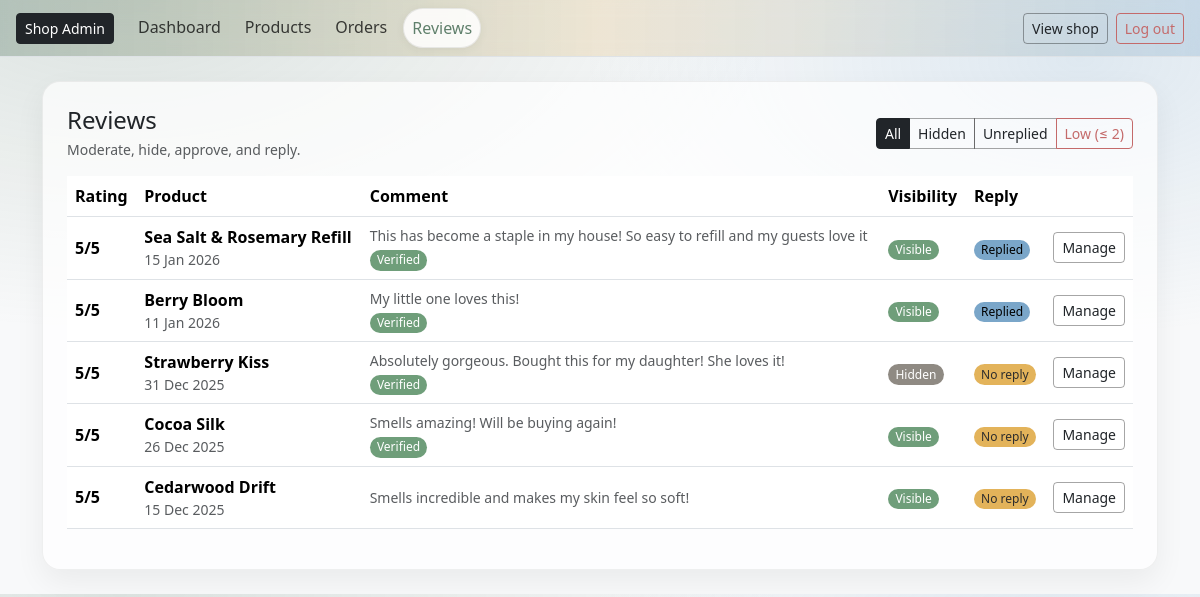
Before: /owner/reviews/ (signed in) with the older database file.
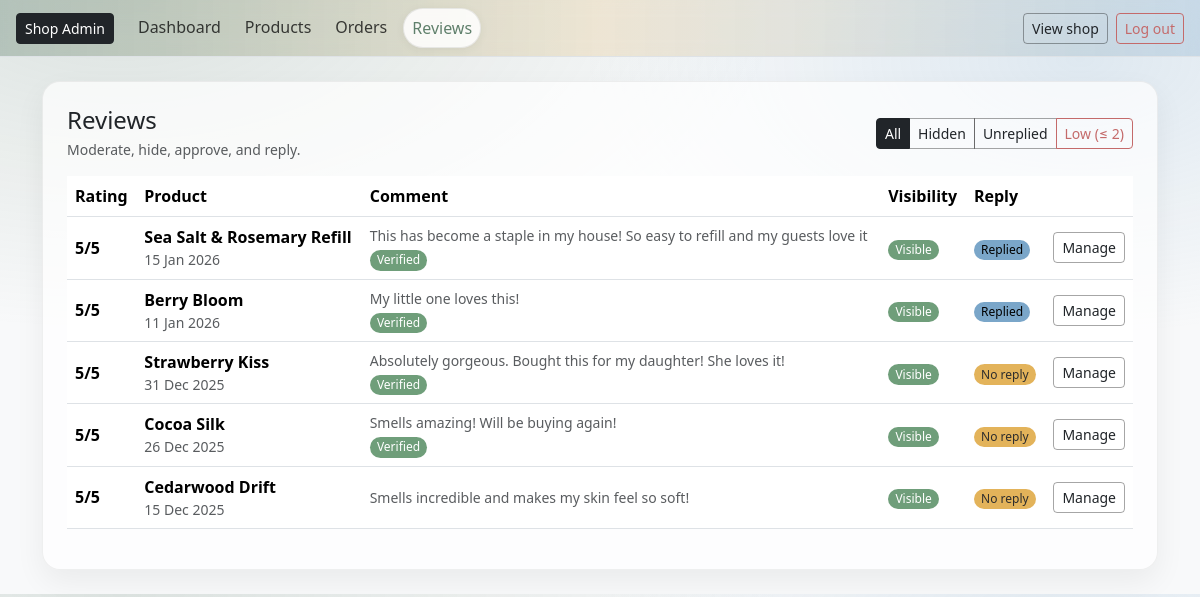
After: the same page with the newer database file.
### reviews/models.py (models this page shows, shortened)
class Review(models.Model):
    user = models.ForeignKey(settings.AUTH_USER_MODEL, on_delete=models.CASCADE)
    product = models.ForeignKey(Product, on_delete=models.CASCADE, related_name="reviews")
    rating = models.PositiveSmallIntegerField()
    comment = models.TextField(blank=True)
    created_at = models.DateTimeField(auto_now_add=True)
    verified_purchase = models.BooleanField(default=False)
    order = models.ForeignKey(Order, null=True, blank=True, on_delete=models.SET_NULL)
    is_approved = models.BooleanField(default=False)
    owner_reply = models.TextField(blank=True)
    owner_replied_at = models.DateTimeField(null=True, blank=True)
    updated_at = models.DateTimeField(auto_now=True)
    class Meta:
        unique_together = ("user", "product")
        ordering = ["-created_at"]

### catalog/models.py (models this page shows, shortened)
class Product(models.Model):
    title = models.CharField(max_length=160)
    slug = models.SlugField(max_length=180, unique=True, blank=True)
    description = models.TextField(blank=True)
    scent = models.CharField(max_length=50, help_text="e.g. Lavender, Citrus")
    weight_g = models.PositiveIntegerField(help_text="Net weight in grams")
    price = models.DecimalField(max_digits=6, decimal_places=2)
    stock_qty = models.PositiveIntegerField(default=0)
    active = models.BooleanField(default=True)
    created_at = models.DateTimeField(auto_now_add=True)
    tags = models.CharField(
        max_length=250,
        blank=True,
        help_text="Comma-separated tags, e.g. winter, woody, refillable"
    )
    class Meta:
        ordering = ["title"]

### owner/views.py (the view)
# urls.py: path("reviews/", views.owner_reviews, name="owner_reviews"),
@staff_member_required
def owner_reviews(request):
    qs = Review.objects.select_related("product", "user").order_by("-created_at")
    status = request.GET.get("status", "all")
    if status == "pending":
        qs = qs.filter(is_approved=False)
    elif status == "low":
        qs = qs.filter(rating__lte=LOW_RATING_THRESHOLD)
    elif status == "unreplied":
        qs = qs.filter(Q(owner_reply="") | Q(owner_reply__isnull=True))
    return render(request, "owner/reviews.html", {
        "reviews": qs,
        "status": status,
        "low_threshold": LOW_RATING_THRESHOLD,
    })

### cart/context_processors.py (called while the page is built)
def cart_count(request):
    cart = get_or_create_cart(request)
    try:
        count = sum(i.qty for i in cart.items.all())
    except Exception:
        count = 0
    return {"cart_count": count}

### cart/utils.py (called while the page is built)
def get_or_create_cart(request):
    if not request.session.session_key:
        request.session.create()
    request.session.set_expiry(60 * 60 * 24 * 14)
    session_key = request.session.session_key
    if request.user.is_authenticated:
        cart, created = Cart.objects.get_or_create(
            user=request.user,
            defaults={"session_key": session_key},
        )
        if not cart.session_key:
            cart.session_key = session_key
            cart.save(update_fields=["session_key"])
        return cart
    cart, _ = Cart.objects.get_or_create(user=None, session_key=session_key)
    return cart

### owner/templates/owner/reviews.html (shortened to what this page needs)
{% extends "owner/base_owner.html" %}
{% block content %}
<div class="d-flex flex-wrap justify-content-between align-items-center gap-2 mb-3">
  <div>
    <h1 class="h4 mb-1">Reviews</h1>
    <div class="text-muted small">Moderate, hide, approve, and reply.</div>
  </div>
  <div class="btn-group">
    <a class="btn btn-sm btn-outline-dark {% if status == 'all' %}active{% endif %}" href="?status=all">All</a>
    <a class="btn btn-sm btn-outline-dark {% if status == 'pending' %}active{% endif %}" href="?status=pending">Hidden</a>
    <a class="btn btn-sm btn-outline-dark {% if status == 'unreplied' %}active{% endif %}" href="?status=unreplied">Unreplied</a>
    <a class="btn btn-sm btn-outline-danger {% if status == 'low' %}active{% endif %}" href="?status=low">
      Low (≤ {{ low_threshold }})
    </a>
  </div>
</div>
<div class="table-responsive">
  <table class="table align-middle">
    <thead>
      <tr>
        <th>Rating</th>
        <th>Product</th>
        <th>Comment</th>
        <th>Visibility</th>
        <th>Reply</th>
        <th class="text-end"></th>
      </tr>
    </thead>
    <tbody>
      {% for r in reviews %}
      <tr class="{% if r.rating <= low_threshold %}table-warning{% endif %}">
        <td>
          <span class="fw-semibold">{{ r.rating }}/5</span>
        </td>
        <td>
          <div class="fw-semibold">{{ r.product.title }}</div>
          <div class="small text-muted">{{ r.created_at|date:"d M Y" }}</div>
        </td>
        <td style="min-width: 320px;">
          <div class="text-muted small">{{ r.comment|default:"(No comment)"|truncatechars:120 }}</div>
          {% if r.verified_purchase %}
            <span class="badge text-bg-success mt-1">Verified</span>
          {% endif %}
        </td>
        <td>
          {% if r.is_approved %}
            <span class="badge text-bg-success">Visible</span>
          {% else %}
            <span class="badge text-bg-secondary">Hidden</span>
          {% endif %}
        </td>
        <td>
          {% if r.owner_reply %}
            <span class="badge text-bg-info">Replied</span>
          {% else %}
            <span class="badge text-bg-warning">No reply</span>
          {% endif %}
        </td>
        <td class="text-end">
          <a class="btn btn-sm btn-outline-dark" href="{% url 'owner:owner_review_detail' r.pk %}">Manage</a>
        </td>
      </tr>
      {% empty %}
      <tr><td colspan="6" class="text-center text-muted py-4">No reviews found.</td></tr>
      {% endfor %}
    </tbody>
  </table>
</div>
{% endblock %}

Changed rows visible on the page:
changed Review "31 Dec 2025": is_approved "Hidden" → "Visible"
